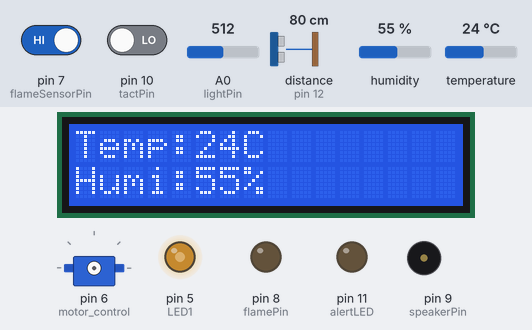
The sketch below on a simulated Arduino Uno, built with avr-gcc and run on an emulated ATmega328P. On the bench: 16×2 character LCD, servo, output pins drawn as LEDs (lit = HIGH), buzzer (waves = sounding). Wiring (inferred from the names in the program): ultrasonic range finder: trigger pin 13; echo pin 12. Dashed ring = blinking. The inputs (shaded band) are chosen by the test bench; at power-on: distance to the obstacle (sensor on pin 12) 80 cm, pin 10 (tactPin) LOW, temperature 24 °C, A0 (lightPin) = 512, pin 7 (flameSensorPin) HIGH, humidity 55 %. The echo pulse lasts 58.3 µs per cm; pins used as bus, display or sensor lines are not drawn.

Above: at 1.2 s.
1.3 s: distance to the obstacle (sensor on pin 12) set to 6 cm
3.4 s: distance to the obstacle (sensor on pin 12) set to 3 cm
At 4.49 s:
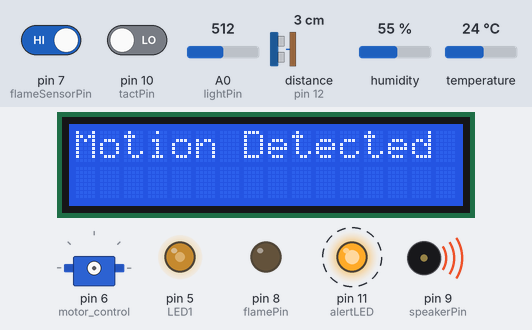
6.5 s: pin 10 (tactPin) driven HIGH
At 7.2 s:
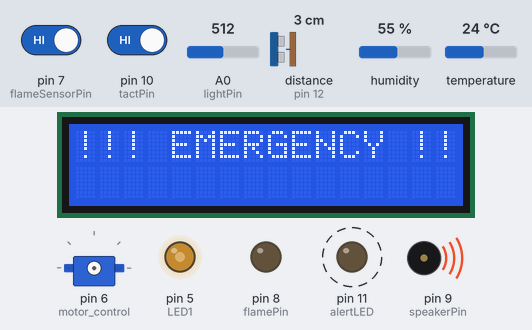
9.7 s: temperature set to 33 °C
12.1 s: temperature set to 36 °C
At 13.42 s:
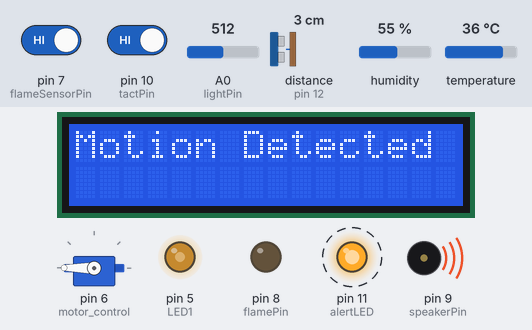
15.3 s: A0 (lightPin) set to 306
At 16.23 s:
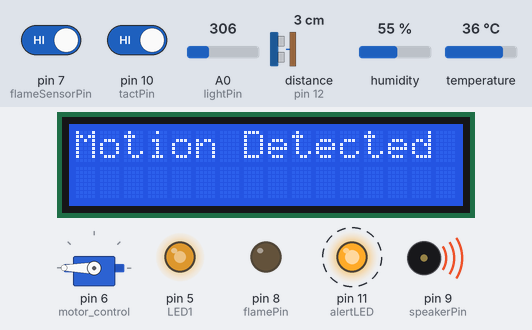
Timing chart, 0 to 19.5 s (numbered marks = the images above; inputs shaded):
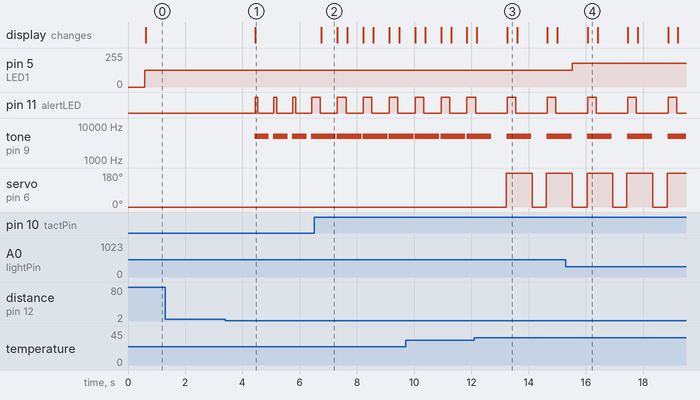

Measured:
- the behaviour switches between 5 and 4 cm on distance to the obstacle (sensor on pin 12) (found by bisection; images 0 and 1)
- the behaviour switches between 34 and 35 °C on temperature (found by bisection; images 2 and 3)
- after the input at 1.3 s, every drawn part: stays the same
- after the input at 3.4 s, pin 11 (alertLED): alternates HIGH for 0.10 s and LOW for 0.56 s, starting after 1.0 s; tone on pin 9 (speakerPin): alternates 5000 Hz for 0.50 s and silent for 0.16 s, starting after 1.0 s; the display: changes after 1.0 s (image 1)
- after the input at 6.5 s, pin 11 (alertLED): alternates HIGH for 0.30 s and LOW for 0.61 s, starting after 0.21 s; tone on pin 9 (speakerPin): alternates 5000 Hz for 0.86 s and silent for 0.04 s, starting after 0.76 s; the display: changes after 0.26 s (image 2)
- after the input at 12.1 s, pin 11 (alertLED): alternates HIGH for 0.30 s and LOW for 1.1 s, starting after 1.2 s; tone on pin 9 (speakerPin): silent → 5000 Hz after 1.1 s, → silent 0.86 s later, → 5000 Hz 0.54 s later; servo on pin 6 (motor_control): 0° → 180° after 1.1 s, → 0° 0.91 s later, → 180° 0.50 s later
- after the input at 15.3 s, pin 5 (LED1): 127/255 → 179/255 after 0.23 s
- what the display in image 2 shows lasts 0.5 s, from 6.8 s to 7.3 s

The sketch:

Project1.ino
```cpp
#include <SoftwareSerial.h>
#include <DHT11.h>
#include <Servo.h>
#include <Wire.h>
#include <LiquidCrystal_I2C.h>

// I2C 주소 0x27, 16x2 LCD 설정
LiquidCrystal_I2C lcd(0x27, 16, 2);

#define trigPin 13       // 초음파 센서 트리거 핀 정의
#define echoPin 12       // 초음파 센서 에코 핀 정의

int bluetoothTx = 2;     // 블루투스 모듈 TX 핀
int bluetoothRx = 3;     // 블루투스 모듈 RX 핀

int flameSensorPin = 7;  // 화염 감지 센서 핀
int flamePin = 8;        // 화염 감지 시 LED 출력 핀

int speakerPin = 9;      // 부저 핀

int alertLED = 11;       // 초음파 센서 감지 시 경고 LED 핀

// 소프트웨어 시리얼: 블루투스 통신용
SoftwareSerial bluetooth(bluetoothTx, bluetoothRx);

// DHT11 온습도 센서: 데이터 핀 4번
DHT11 dht11(4);

int LED1 = 5;            // 조도에 따른 LED 출력 핀
int lightPin = A0;       // 조도 센서(아날로그 입력) 핀
int motor_control = 6;   // 서보 모터 제어 핀
int tactPin = 10;        // 택트 스위치(긴급 버튼) 핀

Servo servo;             // 서보 객체 생성

char mode = 'A';         // 현재 모드: 'A' = 자동, 'M' = 수동

int isMotionDetected = 0;     // 모션(초음파) 감지 상태 플래그
int isEmergencyActive = 0;    // 긴급 버튼 활성화 상태 플래그

// 센서 측정값들을 블루투스로 전송하는 함수
void sendSensorData(int temperature, int humidity, int brightness, long cm) {
  bluetooth.print("Temperature: ");
  bluetooth.print(temperature);
  bluetooth.print(" °C\tHumidity: ");
  bluetooth.print(humidity);
  bluetooth.print(" %\tLight: ");
  bluetooth.print(brightness);
  bluetooth.print("\tDistance: ");
  bluetooth.print(cm);
  bluetooth.println(" cm");
}

// 초음파 센서에서 구한 마이크로초 값을 센티미터로 변환하는 함수
long microsecondsToCentimeters(long microseconds) {
  return microseconds / 29 / 2;
}

// 택트 스위치(긴급 버튼) 눌렀을 때 실행되는 함수
void emergencyButton() {
  isEmergencyActive = 1;                        // 긴급 상태 활성화
  digitalWrite(alertLED, HIGH);                 // 경고 LED 켜기
  delay(200);
  digitalWrite(alertLED, LOW);                  // 경고 LED 끄기
  lcd.clear();                                  // LCD 초기화
  lcd.setCursor(0, 0);
  lcd.print("!!! EMERGENCY !!!");               // LCD에 경고 메시지 출력
  bluetooth.println("Emergency Button Pressed!"); // 블루투스로 긴급 메시지 전송
  tone(speakerPin, 5000, 500);                  // 부저 울리기
}

void setup() {
  Serial.begin(9600);        // 시리얼 모니터 통신 속도 설정
  bluetooth.begin(9600);     // 블루투스 통신 속도 설정

  // 각 핀 모드를 설정
  pinMode(LED1, OUTPUT);          // 조도 LED 출력
  pinMode(trigPin, OUTPUT);       // 초음파 센서 트리거 출력
  pinMode(echoPin, INPUT);        // 초음파 센서 에코 입력
  pinMode(flameSensorPin, INPUT); // 화염 센서 입력
  pinMode(flamePin, OUTPUT);      // 화염 감지 시 LED 출력
  pinMode(alertLED, OUTPUT);      // 알림용 LED 출력
  pinMode(speakerPin, OUTPUT);    // 부저 출력
  pinMode(tactPin, INPUT);        // 택트 스위치 입력
  pinMode(A0, INPUT);             // 조도 센서 입력

  lcd.begin();         // LCD 초기화
  lcd.backlight();     // LCD 백라이트 켜기
}

void loop() {
  // 온도와 습도 값을 저장할 변수 초기화
  int temperature = 0;
  int humidity = 0;
  long duration, cm;  // 초음파 센서용 변수

  // 초음파 센서로 거리 측정 (트리거 신호 발생)
  digitalWrite(trigPin, LOW);
  delayMicroseconds(2);
  digitalWrite(trigPin, HIGH);
  delayMicroseconds(10);
  digitalWrite(trigPin, LOW);

  // 에코 핀에서 반환된 시간 측정
  duration = pulseIn(echoPin, HIGH);

  // 측정된 시간(마이크로초)을 센티미터로 변환
  cm = microsecondsToCentimeters(duration);

  // 블루투스로부터 명령어 읽기
  char cmd = bluetooth.read();

  // DHT11 센서로부터 온습도 읽기 시도
  if (dht11.readTemperatureHumidity(temperature, humidity) == 0) {

    // 블루투스로 'A' 또는 'M' 명령어 수신 시 모드 변경
    if (cmd == 'A' || cmd == 'M') {
      if (mode != cmd) {
        mode = cmd;
        if (mode == 'A') {
          bluetooth.println("Auto mode");   // 자동 모드 진입 메시지
        } else if (mode == 'M') {
          bluetooth.println("Manual mode"); // 수동 모드 진입 메시지
        }
      }
    }

    // 조도 센서 값 읽기 및 LED 밝기 제어
    int brightness = analogRead(lightPin) / 4; // 0~1023 값을 0~255로 변환
    if (mode == 'A') {
      // 자동 모드: 주변 밝기가 일정 수준 이하일 때 LED 켜기
      if (brightness <= 200) {
        analogWrite(LED1, 255 - brightness); // 밝기가 어두울수록 LED 밝음
      } else {
        digitalWrite(LED1, LOW); // 충분히 밝으면 LED 끔
      }
    } else if (mode == 'M') {
      // 수동 모드: 블루투스 명령에 따라 LED 제어
      if (cmd == '1') {
        bluetooth.println("LED ON");
        digitalWrite(LED1, HIGH); // LED 켜기
      } else if (cmd == '0') {
        bluetooth.println("LED OFF");
        digitalWrite(LED1, LOW);  // LED 끄기
      }
    }

    // 온도가 일정 기준 이상일 때 서보 모터(팬) 제어
    if (mode == 'A') {
      // 자동 모드: 온도가 35°C 이상이면 팬 작동
      if (temperature >= 35) {
        servo.attach(motor_control); // 서보 핀 연결
        servo.write(0);              // 서보를 0도로 이동 (팬 회전 시작)
        delay(500);
        servo.write(180);            // 서보를 180도로 이동 (팬 회전 지속)
      } else {
        servo.detach(); // 기준 이하일 때 서보 분리 (팬 정지)
      }
    } else if (mode == 'M') {
      // 수동 모드: 블루투스 명령에 따라 팬 제어
      if (cmd == '2') {
        bluetooth.println("Fan ON");
        servo.attach(motor_control);
        servo.write(0);
        delay(500);
        servo.write(180);
      } else if (cmd == '3') {
        bluetooth.println("Fan OFF");
        servo.detach();
      }
    }

    // 블루투스로 'S' 명령어 수신 시 센서 데이터 전송
    if (cmd == 'S') {
      sendSensorData(temperature, humidity, brightness, cm);
    }
  }

  // 화염 감지 센서가 화염을 감지하면 LED 켜고 부저 울림
  if (digitalRead(flameSensorPin) == LOW) {
    digitalWrite(flamePin, HIGH);    // 화염 감지 LED 켜기
    tone(speakerPin, 5000, 500);     // 부저 울리기
  } else {
    digitalWrite(flamePin, LOW);     // 화염 미감지 시 LED 끄기
  }

  // 초음파 센서로 물체가 3cm 이하로 접근 시 모션 감지 처리
  if (cm <= 3) {
    isMotionDetected = 1;             // 모션 감지 상태로 설정
    lcd.clear();
    lcd.setCursor(0, 0);
    lcd.print("Motion Detected");     // LCD에 모션 감지 메시지 출력
    tone(speakerPin, 5000, 500);      // 부저 울리기
    bluetooth.print("Motion Detected"); // 블루투스로 모션 감지 메시지 전송
    digitalWrite(alertLED, HIGH);     // 경고 LED 깜빡임
    delay(100);
    digitalWrite(alertLED, LOW);
  } else {
    isMotionDetected = 0;             // 모션 감지 해제
  }

  // 택트 스위치(긴급 버튼) 눌렀을 때 처리
  if (digitalRead(tactPin)) {
    emergencyButton();  // 긴급 처리 함수 호출
  } else {
    isEmergencyActive = 0; // 택트 스위치 미눌림 시 긴급 상태 해제
  }

  // 긴급 상태나 모션 감지 상태가 아닐 때 LCD에 온습도 정보 표시
  if (!isEmergencyActive && !isMotionDetected) {
    lcd.clear();
    lcd.setCursor(0, 0);
    lcd.print("Temp:");
    lcd.print(temperature);
    lcd.print("C");
    lcd.setCursor(0, 1);
    lcd.print("Humi:");
    lcd.print(humidity);
    lcd.print("%");
    digitalWrite(alertLED, LOW); // 알림 LED 끄기
  }

  // 블루투스 통신이 들어오면 처리 (현재 시리얼 예제로만 포함)
  if (bluetooth.available()) {
    // Serial.println((char)bluetooth.read());
  }

  // 시리얼 모니터 통신이 들어오면 블루투스로 전송 (현재 주석 처리)
  if (Serial.available()) {
    // bluetooth.print((char)Serial.read());
  }

}
```
